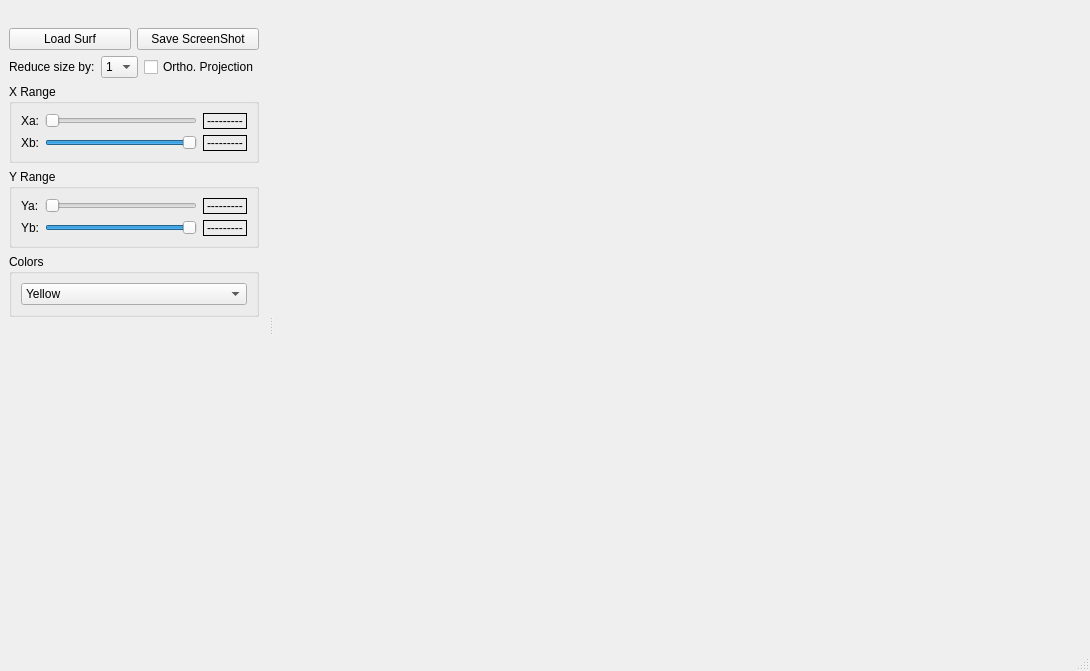
<?xml version="1.0" encoding="UTF-8"?>
<ui version="4.0">
 <class>MainWindow</class>
 <widget class="QMainWindow" name="MainWindow">
  <property name="geometry">
   <rect>
    <x>0</x>
    <y>0</y>
    <width>1090</width>
    <height>671</height>
   </rect>
  </property>
  <property name="windowTitle">
   <string>MainWindow</string>
  </property>
  <widget class="QWidget" name="centralwidget"/>
  <widget class="QMenuBar" name="menubar">
   <property name="geometry">
    <rect>
     <x>0</x>
     <y>0</y>
     <width>1090</width>
     <height>19</height>
    </rect>
   </property>
  </widget>
  <widget class="QStatusBar" name="statusbar"/>
  <widget class="QDockWidget" name="dockWidget">
   <property name="features">
    <set>QDockWidget::NoDockWidgetFeatures</set>
   </property>
   <property name="allowedAreas">
    <set>Qt::NoDockWidgetArea</set>
   </property>
   <attribute name="dockWidgetArea">
    <number>1</number>
   </attribute>
   <widget class="QWidget" name="dockWidgetContents">
    <layout class="QGridLayout" name="gridLayout_6">
     <item row="7" column="0">
      <spacer name="verticalSpacer">
       <property name="orientation">
        <enum>Qt::Vertical</enum>
       </property>
       <property name="sizeHint" stdset="0">
        <size>
         <width>20</width>
         <height>358</height>
        </size>
       </property>
      </spacer>
     </item>
     <item row="1" column="0">
      <widget class="QPushButton" name="pushButton">
       <property name="text">
        <string>Load Surf</string>
       </property>
      </widget>
     </item>
     <item row="4" column="0" colspan="2">
      <widget class="QGroupBox" name="groupBox_2">
       <property name="title">
        <string>Y Range</string>
       </property>
       <layout class="QGridLayout" name="gridLayout_3">
        <item row="0" column="0">
         <layout class="QGridLayout" name="gridLayout_4">
          <item row="0" column="0">
           <widget class="QLabel" name="label_6">
            <property name="text">
             <string>Ya:</string>
            </property>
           </widget>
          </item>
          <item row="0" column="1">
           <widget class="QSlider" name="horizontalSliderYmin">
            <property name="maximum">
             <number>999999999</number>
            </property>
            <property name="orientation">
             <enum>Qt::Horizontal</enum>
            </property>
           </widget>
          </item>
          <item row="0" column="2">
           <widget class="QLabel" name="lbYMin">
            <property name="frameShape">
             <enum>QFrame::Box</enum>
            </property>
            <property name="text">
             <string>---------</string>
            </property>
           </widget>
          </item>
          <item row="1" column="0">
           <widget class="QLabel" name="label_8">
            <property name="text">
             <string>Yb:</string>
            </property>
           </widget>
          </item>
          <item row="1" column="1">
           <widget class="QSlider" name="horizontalSliderYmax">
            <property name="maximum">
             <number>999999999</number>
            </property>
            <property name="value">
             <number>999999999</number>
            </property>
            <property name="orientation">
             <enum>Qt::Horizontal</enum>
            </property>
           </widget>
          </item>
          <item row="1" column="2">
           <widget class="QLabel" name="lbYMax">
            <property name="frameShape">
             <enum>QFrame::Box</enum>
            </property>
            <property name="text">
             <string>---------</string>
            </property>
           </widget>
          </item>
         </layout>
        </item>
       </layout>
      </widget>
     </item>
     <item row="3" column="0" colspan="2">
      <widget class="QGroupBox" name="groupBox">
       <property name="title">
        <string>X Range</string>
       </property>
       <layout class="QGridLayout" name="gridLayout_2">
        <item row="0" column="0">
         <layout class="QGridLayout" name="gridLayout">
          <item row="0" column="0">
           <widget class="QLabel" name="label_2">
            <property name="text">
             <string>Xa:</string>
            </property>
           </widget>
          </item>
          <item row="0" column="1">
           <widget class="QSlider" name="horizontalSliderXmin">
            <property name="maximum">
             <number>999999999</number>
            </property>
            <property name="orientation">
             <enum>Qt::Horizontal</enum>
            </property>
           </widget>
          </item>
          <item row="0" column="2">
           <widget class="QLabel" name="lbXMin">
            <property name="frameShape">
             <enum>QFrame::Box</enum>
            </property>
            <property name="text">
             <string>---------</string>
            </property>
           </widget>
          </item>
          <item row="1" column="0">
           <widget class="QLabel" name="label_3">
            <property name="text">
             <string>Xb:</string>
            </property>
           </widget>
          </item>
          <item row="1" column="1">
           <widget class="QSlider" name="horizontalSliderXmax">
            <property name="maximum">
             <number>999999999</number>
            </property>
            <property name="value">
             <number>999999999</number>
            </property>
            <property name="orientation">
             <enum>Qt::Horizontal</enum>
            </property>
           </widget>
          </item>
          <item row="1" column="2">
           <widget class="QLabel" name="lbXMax">
            <property name="frameShape">
             <enum>QFrame::Box</enum>
            </property>
            <property name="text">
             <string>---------</string>
            </property>
           </widget>
          </item>
         </layout>
        </item>
       </layout>
      </widget>
     </item>
     <item row="2" column="0" colspan="2">
      <layout class="QHBoxLayout" name="horizontalLayout">
       <item>
        <widget class="QLabel" name="label">
         <property name="text">
          <string>Reduce size by:</string>
         </property>
        </widget>
       </item>
       <item>
        <widget class="QComboBox" name="comboBoxReduceSize">
         <item>
          <property name="text">
           <string>1</string>
          </property>
         </item>
         <item>
          <property name="text">
           <string>2</string>
          </property>
         </item>
         <item>
          <property name="text">
           <string>3</string>
          </property>
         </item>
         <item>
          <property name="text">
           <string>4</string>
          </property>
         </item>
         <item>
          <property name="text">
           <string>6</string>
          </property>
         </item>
         <item>
          <property name="text">
           <string>7</string>
          </property>
         </item>
         <item>
          <property name="text">
           <string>8</string>
          </property>
         </item>
        </widget>
       </item>
       <item>
        <widget class="QCheckBox" name="checkBoxOrthoProjection">
         <property name="text">
          <string>Ortho. Projection</string>
         </property>
        </widget>
       </item>
      </layout>
     </item>
     <item row="5" column="0" colspan="2">
      <widget class="QGroupBox" name="groupBox_3">
       <property name="title">
        <string>Colors</string>
       </property>
       <layout class="QGridLayout" name="gridLayout_5">
        <item row="0" column="0">
         <widget class="QComboBox" name="comboBoxGradients">
          <item>
           <property name="text">
            <string>Yellow</string>
           </property>
          </item>
          <item>
           <property name="text">
            <string>Green</string>
           </property>
          </item>
          <item>
           <property name="text">
            <string>Gray</string>
           </property>
          </item>
          <item>
           <property name="text">
            <string>Gradient</string>
           </property>
          </item>
         </widget>
        </item>
       </layout>
      </widget>
     </item>
     <item row="1" column="1">
      <widget class="QPushButton" name="pushButtonScreenShot">
       <property name="text">
        <string>Save ScreenShot</string>
       </property>
      </widget>
     </item>
    </layout>
   </widget>
  </widget>
 </widget>
 <resources/>
 <connections/>
</ui>
